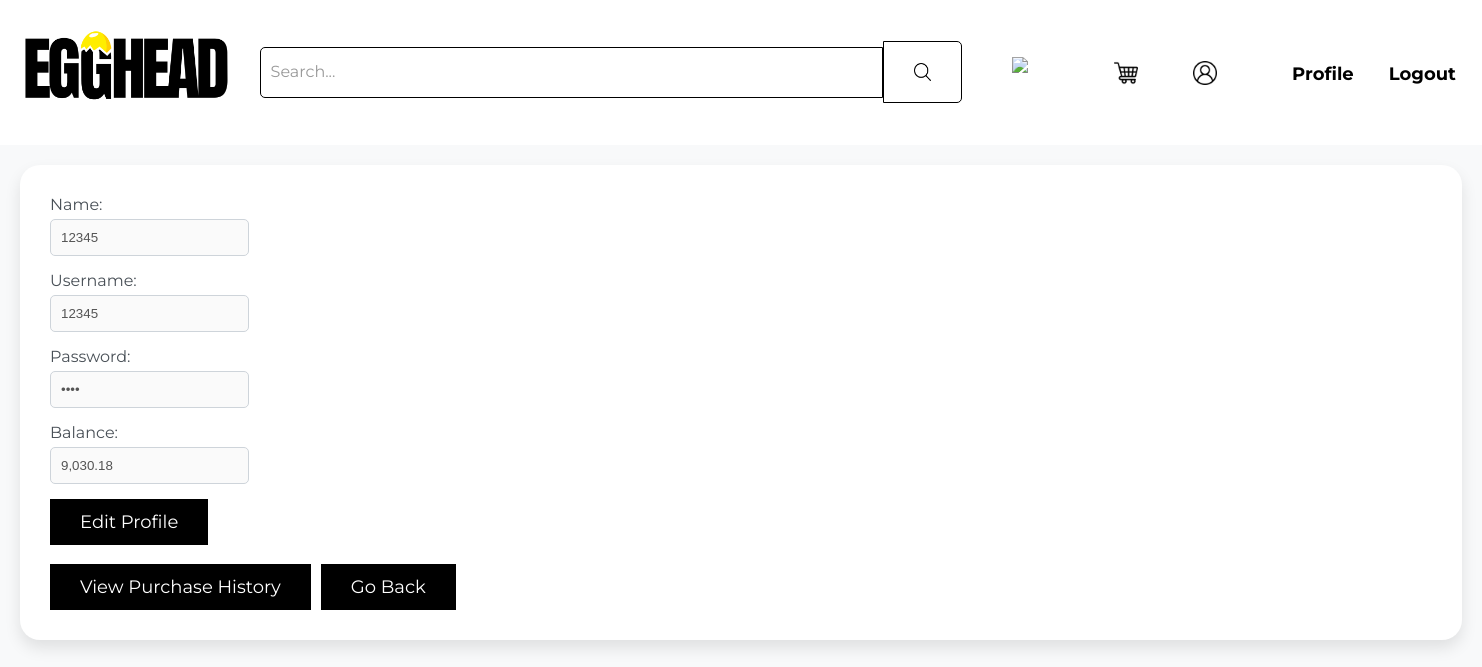
The page /user.php (signed in) on the database its author committed.
### tables this page shows
CREATE TABLE `user_id` (
  `userid` int(8) NOT NULL,
  `balance` double DEFAULT NULL,
  `name` varchar(45) NOT NULL,
  `username` varchar(45) NOT NULL,
  `user_password` varchar(100) NOT NULL
);

### html/user.php (the view, shortened to what this page needs)
<?php
    if (!isset($_SESSION['username'])) {
        $loggedIn = false;
    } else {
        $loggedIn = true;
    }
    $encryption_key = "I7Pr063gGH3ad5";
    if (!isset($_SESSION['username'])) {
        header("Location: login.php");
        exit();
    } else {
        $conn = mysqli_connect("localhost", "root", "") or die ("Unable to connect!". mysqli_error());
        mysqli_select_db($conn, "dbclothes");
        $username = $_SESSION['username'];
        $sql = "SELECT * FROM user_id WHERE username='$username'";
        $result = mysqli_query($conn, $sql);
    ?>
    <!DOCTYPE html>
        <html lang="en">
        <head>
            <link rel="stylesheet" href="css/style.css" type="text/css" />
            <link rel='stylesheet' href='css/signupstyle.css' type='text/css' />
        </head>
        <body class="bodystyle">
        <header>
        <div class="header">
            <div class="logo">
                <a href="index.php">
                    <img src="images/logo.png" alt="Logo">
                </a>
            </div>
            <form class="search-form" action="index.php" method="GET">
                <input type="text" name="search" class="search-input" placeholder="Search...">
                <button type="submit" class="search-button"><img src="images/search-interface-symbol.png" alt="Search"></button>
            </form>
            <div class="nav-links">
                <a href="social-media.php"><img src="images/social.png" alt="Social"></a>
                <a href="view_cart.php"><img src="images/shopping-cart.png" alt="Cart"></a>
                <a href="user.php"><img src="images/user.png" alt="User"></a>
                <?php
            if($loggedIn){
                echo '<a href="user.php"><h2><span id="user-id">Profile</span></h2></a>';
                echo '<a href="logout.php"><h2><span id="user-id">Logout</span></h2></a>';
            } else {
                echo '<a href="login.php"><h2><span id="user-id">Login/Signup</span></h2></a>';
            }
            ?>
            </div>
        </div>
        </header>
    <div class="user-info">
    <?php
        if ($result) {
            $user = mysqli_fetch_assoc($result);
            echo '<label class="labelstyle" for="name">Name:</label>';
            echo '<input class="inputstyle2" type="text" id="name" value="' . $user['name'] . '" disabled><br>';
            echo '<label class="labelstyle" for="username">Username:</label>';
            echo '<input class="inputstyle2" type="text" id="username" value="' . $user['username'] . '" disabled><br>';
            $iv_encrypted_password = $user["user_password"];
            list($iv, $encrypted_password) = explode(":", $iv_encrypted_password);
            $decrypted_password = openssl_decrypt($encrypted_password, "AES-256-CBC", $encryption_key, 0, base64_decode($iv));
            $masked_password = str_repeat('*', strlen($decrypted_password));
            echo '<label class="labelstyle" for="password">Password:</label>';
            echo '<input class="inputstyle2" type="password" id="password" value="' . $masked_password . '" disabled><br>';
            echo '<label class="labelstyle" for="balance">Balance:</label>';
            echo '<input class="inputstyle2" type="text" id="balance" value="' . number_format($user['balance'], 2) . '" disabled><br>';
            echo '<a href="editprofile.php">Edit Profile</a><br><br>';
            echo '<a href="viewpurchasehistory.php" style="margin-right: 10px;">View Purchase History</a>';
            echo '<a href="index.php">Go Back</a>';
        } else {
            echo "<h1>Error: " . mysqli_error($conn) . "</h1>";
        }
    }
    ?>
    </div>
</body>
</html>

### html/css/style.css (style rules this page uses)
body { margin: 0; padding: 0; font-family: Arial, sans-serif; }
.header { background-color: #ffffff; color: #fff; padding: 0; text-align: center; display: flex; align-items: center; justify-content: space-between; }
.search-form { display: flex; align-items: center; margin-left: 10px; flex-grow: 1; }
.search-input { padding: 1.2vh; border: solid; height: 2vw; border-width: 1px; border-radius: 5px 0 0 5px; width: 44vw; max-width: 80%; }
.search-input::placeholder { color: #999; font-family: 'Montserrat', sans-serif; font-size: 16px; text-align: left; }
.search-button { padding: 1vh 2vw; background-color: #ffffff; height: 62px; border: solid; border-width: 1px; border-radius: 0 5px 5px 0; color: rgb(0, 0, 0); cursor: pointer; min-width: 4vh; display: flex; align-items: center; justify-content: center; margin-bottom: 1px; }
.search-button img { width: 1.2vw; height: auto; transition: transform 0.3s ease; }
.nav-links { display: flex; align-items: center; }
.nav-links a { text-decoration: none; font-family: 'Montserrat', sans-serif; color: inherit; }
.nav-links img { text-align: center; margin-right: 55px; margin-top: 5px; max-height: 3vh; }
.nav-links h2 { margin-top: 19px; font-family: 'Montserrat', sans-serif; font-size: 18px; color: black; margin-right: 15px; margin-left: 20px; }
#user-id { color:black; font-size: 18px; }
.logo img { width: 250px; height: auto; max-height: 250px; }

### html/css/signupstyle.css (style rules this page uses)
.bodystyle { margin: 0; padding: 0; font-family: "Montserrat", sans-serif; background-color: #f8f9fa; }
.labelstyle { display: block; margin-bottom: 5px; color: #495057; }
.inputstyle2 { width: auto; padding: 10px; margin-bottom: 15px; border: 1px solid #ced4da; border-radius: 5px; box-sizing: border-box; }
.user-info { background-color: #fff; padding: 30px; margin: 20px; border-radius: 20px; box-shadow: 0 8px 16px rgba(0, 0, 0, 0.1); transition: box-shadow 0.3s; }
.user-info a { display: inline-block; padding: 12px 30px; background-color: #000; color: #fff; text-decoration: none; font-size: 18px; transition: background-color 0.3s; }

### rows shown on the page
user_id: name "12345", username "12345", balance "9,030.18"
